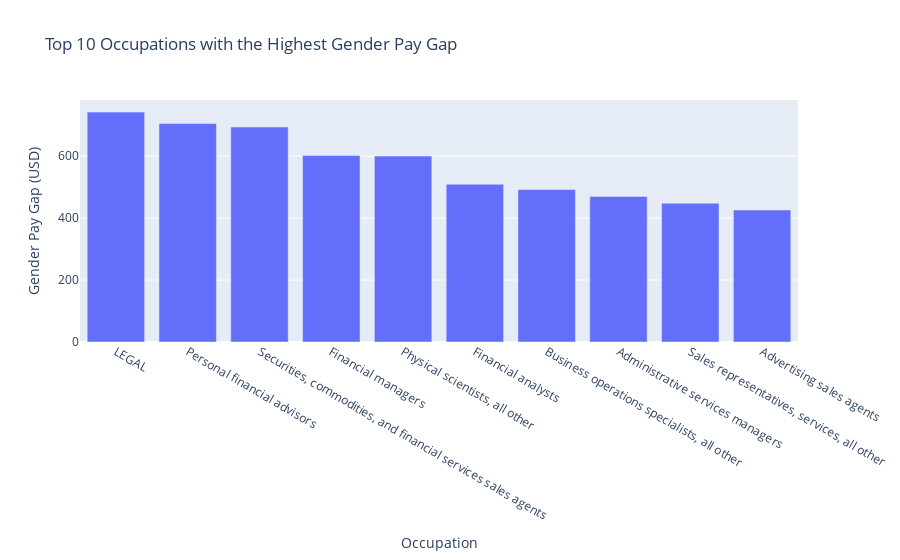

Write notebook code for a chart like this one.
### Code cell
# Show the first plot
fig1.show()

### Figure 1 — Plotly figure (JSON) as saved in the notebook; plotly's stock layout.template omitted (floating-point values rounded to 4 significant figures)
{"data": [{"alignmentgroup": "True", "customdata": [[53.64], [39.07], [30.81], [50.98], [35.98], [43.05], [60.22], [42.94], [34.24], [51.55]], "hovertemplate": "Occupation=%{x}<br>Gender Pay Gap (USD)=%{y}<br>Women_Percentage=%{customdata[0]}<extra></extra>", "legendgroup": "", "marker": {"color": "#636efa", "pattern": {"shape": ""}}, "name": "", "offsetgroup": "", "orientation": "v", "showlegend": false, "textposition": "auto", "type": "bar", "x": ["LEGAL", "Personal financial advisors", "Securities, commodities, and financial services sales agents", "Financial managers", "Physical scientists, all other", "Financial analysts", "Business operations specialists, all other", "Administrative services managers", "Sales representatives, services, all other", "Advertising sales agents"], "xaxis": "x", "y": [742, 705, 694, 602, 600, 509, 492, 470, 448, 426], "yaxis": "y"}], "layout": {"barmode": "relative", "legend": {"tracegroupgap": 0}, "title": {"text": "Top 10 Occupations with the Highest Gender Pay Gap"}, "xaxis": {"anchor": "y", "domain": [0, 1], "title": {"text": "Occupation"}}, "yaxis": {"anchor": "x", "domain": [0, 1], "title": {"text": "Gender Pay Gap (USD)"}}}}
